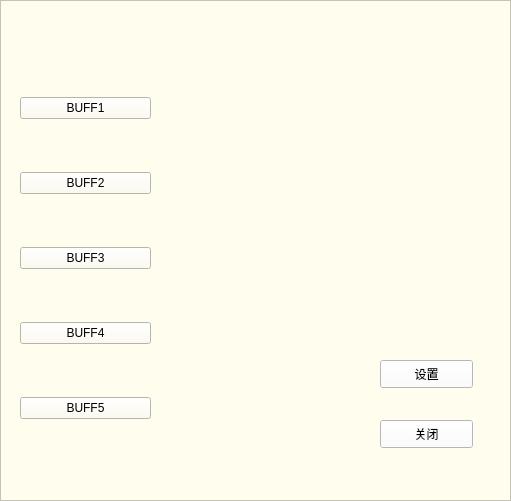
   <widget class="QFrame" name="Buff">
    <property name="geometry">
     <rect>
      <x>20</x>
      <y>100</y>
      <width>511</width>
      <height>501</height>
     </rect>
    </property>
    <property name="styleSheet">
     <string notr="true">background-color: rgb(255, 253, 237);</string>
    </property>
    <property name="frameShape">
     <enum>QFrame::StyledPanel</enum>
    </property>
    <property name="frameShadow">
     <enum>QFrame::Raised</enum>
    </property>
    <widget class="QWidget" name="verticalLayoutWidget">
     <property name="geometry">
      <rect>
       <x>20</x>
       <y>50</y>
       <width>131</width>
       <height>421</height>
      </rect>
     </property>
     <layout class="QVBoxLayout" name="verticalLayout">
      <item>
       <widget class="QPushButton" name="btnbuff1">
        <property name="text">
         <string>BUFF1</string>
        </property>
       </widget>
      </item>
      <item>
       <widget class="QPushButton" name="btnbuff2">
        <property name="text">
         <string>BUFF2</string>
        </property>
       </widget>
      </item>
      <item>
       <widget class="QPushButton" name="btnbuff3">
        <property name="text">
         <string>BUFF3</string>
        </property>
       </widget>
      </item>
      <item>
       <widget class="QPushButton" name="btnbuff4">
        <property name="text">
         <string>BUFF4</string>
        </property>
       </widget>
      </item>
      <item>
       <widget class="QPushButton" name="btnbuff5">
        <property name="text">
         <string>BUFF5</string>
        </property>
       </widget>
      </item>
     </layout>
    </widget>
    <widget class="QLabel" name="buffname">
     <property name="geometry">
      <rect>
       <x>280</x>
       <y>50</y>
       <width>91</width>
       <height>21</height>
      </rect>
     </property>
     <property name="text">
      <string/>
     </property>
    </widget>
    <widget class="QLabel" name="lbbuffeffect">
     <property name="geometry">
      <rect>
       <x>170</x>
       <y>90</y>
       <width>72</width>
       <height>20</height>
      </rect>
     </property>
     <property name="frameShape">
      <enum>QFrame::NoFrame</enum>
     </property>
     <property name="text">
      <string/>
     </property>
    </widget>
    <widget class="QLabel" name="lbbuffcost">
     <property name="geometry">
      <rect>
       <x>180</x>
       <y>370</y>
       <width>72</width>
       <height>15</height>
      </rect>
     </property>
     <property name="text">
      <string/>
     </property>
    </widget>
    <widget class="QLabel" name="buffcost">
     <property name="geometry">
      <rect>
       <x>230</x>
       <y>370</y>
       <width>72</width>
       <height>15</height>
      </rect>
     </property>
     <property name="text">
      <string/>
     </property>
    </widget>
    <widget class="QLabel" name="buffeffect">
     <property name="geometry">
      <rect>
       <x>170</x>
       <y>130</y>
       <width>321</width>
       <height>221</height>
      </rect>
     </property>
     <property name="frameShape">
      <enum>QFrame::NoFrame</enum>
     </property>
     <property name="text">
      <string/>
     </property>
    </widget>
    <widget class="QPushButton" name="btnbuffcost">
     <property name="geometry">
      <rect>
       <x>380</x>
       <y>360</y>
       <width>93</width>
       <height>28</height>
      </rect>
     </property>
     <property name="styleSheet">
      <string notr="true">background-color: rgb(255, 255, 255);</string>
     </property>
     <property name="text">
      <string>设置</string>
     </property>
    </widget>
    <widget class="QPushButton" name="btnclose2">
     <property name="geometry">
      <rect>
       <x>380</x>
       <y>420</y>
       <width>93</width>
       <height>28</height>
      </rect>
     </property>
     <property name="styleSheet">
      <string notr="true">background-color: rgb(255, 255, 255);</string>
     </property>
     <property name="text">
      <string>关闭</string>
     </property>
    </widget>
   </widget>
